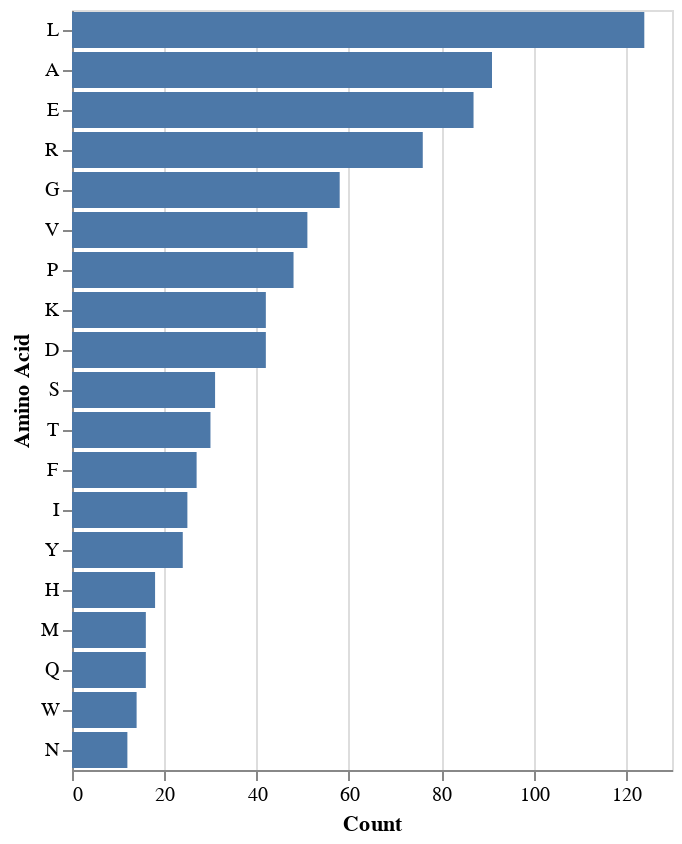

The notebook cell saved with this chart:
### Code cell
DeepnoteChart(AA_df, """{"layer":[{"layer":[{"mark":{"clip":true,"type":"bar","color":"#4c78a8","tooltip":true},"encoding":{"x":{"sort":null,"type":"quantitative","field":"Count","scale":{"type":"linear"},"format":{"type":"default","decimals":null},"formatType":"numberFormatFromNumberType"},"y":{"sort":null,"type":"nominal","field":"Amino Acid","scale":{"type":"linear"}}}}]}],"title":"","config":{"legend":{}},"$schema":"https://vega.github.io/schema/vega-lite/v5.json","encoding":{}}""")

### Figure 1 — Vega-Lite specification as saved in the notebook (floating-point values rounded to 4 significant figures)
{"$schema": "https://vega.github.io/schema/vega-lite/v5.json", "encoding": {}, "layer": [{"layer": [{"mark": {"type": "bar", "tooltip": true, "color": "#4c78a8", "clip": true}, "encoding": {"x": {"field": "Count", "type": "quantitative", "sort": null, "scale": {"type": "linear"}, "formatType": "numberFormatFromNumberType", "format": {"type": "default", "decimals": null}}, "y": {"field": "Amino Acid", "type": "nominal", "sort": null, "scale": {"type": "linear"}}}}]}], "title": "", "config": {"legend": {}}, "data": {"values": [{"Amino Acid": "L", "Count": 124}, {"Amino Acid": "A", "Count": 91}, {"Amino Acid": "E", "Count": 87}, {"Amino Acid": "R", "Count": 76}, {"Amino Acid": "G", "Count": 58}, {"Amino Acid": "V", "Count": 51}, {"Amino Acid": "P", "Count": 48}, {"Amino Acid": "K", "Count": 42}, {"Amino Acid": "D", "Count": 42}, {"Amino Acid": "S", "Count": 31}, {"Amino Acid": "T", "Count": 30}, {"Amino Acid": "F", "Count": 27}, {"Amino Acid": "I", "Count": 25}, {"Amino Acid": "Y", "Count": 24}, {"Amino Acid": "H", "Count": 18}, {"Amino Acid": "M", "Count": 16}, {"Amino Acid": "Q", "Count": 16}, {"Amino Acid": "W", "Count": 14}, {"Amino Acid": "N", "Count": 12}]}}
